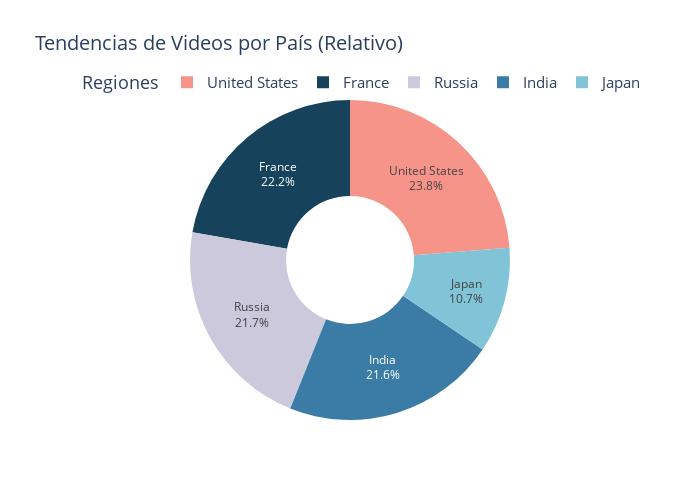

The cell this chart's notebook holds for it:
### Markdown cell above
## Análisis de la Proporción Porcentual de Cada Categoría en Tendencias (Semanal)

La categoría "Entertainment" tiene la proporción más alta durante todo el período analizado, alcanzando alrededor del 30% del total de videos en tendencias semanalmente. Esto indica que los videos de entretenimiento son consistentemente los más populares y predominantes en las tendencias.

Las categorías como "Comedy", "Film & Animation" y "Gaming" muestran proporciones más bajas, pero son relativamente estables a lo largo del tiempo, sin cambios abruptos en su representación.

Categorías como "Education", "Autos & Vehicles" y "Howto & Style" tienen una representación porcentual mucho menor (generalmente por debajo del 5%), indicando un interés más limitado o una menor prioridad en las tendencias.

No se observan cambios significativos en las proporciones a lo largo del tiempo, lo que sugiere que los patrones de consumo en las tendencias son consistentes y podrían estar influenciados por las preferencias del público o por los algoritmos de la plataforma.

## Conclusión General
El gráfico demuestra una clara dominancia de contenido de "Entertainment", seguido por categorías como "Comedy" y "Film & Animation". Aunque hay diversidad en las categorías representadas, la mayoría de ellas tienen una participación relativamente pequeña. Esto podría reflejar un sesgo hacia contenido ampliamente atractivo o comercial, dejando a las categorías más específicas con menos visibilidad en las tendencias.

### Code cell
# Crear un DataFrame consolidado con los datos de videos por región
consolidado_regiones = pd.concat([resultado['categorias_regiones'] for resultado in resultados]).groupby('region')['videos_count'].sum().reset_index()

# Crear el gráfico de pastel
fig = go.Figure(
    data=[go.Pie(
        labels=consolidado_regiones['region'],  # Etiquetas (regiones)
        values=consolidado_regiones['videos_count'],  # Valores (número de videos)
        hole=0.4,  # Para convertirlo en gráfico de dona
        textinfo='percent+label',  # Mostrar porcentaje y etiqueta
        marker=dict(colors=color_fill)  # Usar la paleta de colores definida
    )]
)

# Personalizar el diseño con configuración global
fig.update_layout(
    plot_bgcolor=color_fondo,  # Fondo definido
    title=dict(
        text="Tendencias de Videos por País (Relativo)",
        font=dict(size=20)  # Tamaño de título
    ),
    legend=dict(
        title="Regiones",
        orientation=form_leyendas['orientation'],  # Orientación horizontal
        y=form_leyendas['y'],  # Posición vertical
        yanchor=form_leyendas['yanchor'],  # Anclaje vertical
        font=form_leyendas['font']  # Estilo de fuente
    ),
    autosize=False,
    width=700,  # Ancho fijo
    height=500  # Altura fija
)

# Mostrar el gráfico
fig.show()

### Figure 1 — Plotly figure (JSON) as saved in the notebook; plotly's stock layout.template omitted (floating-point values rounded to 4 significant figures)
{"data": [{"hole": 0.4, "labels": ["France", "India", "Japan", "Russia", "United States"], "marker": {"colors": ["#16425b", "#3a7ca5", "#81c3d7", "#ccc9dc", "#F79489", "#F8AFA6", "#FADCD9", "#F9F1F0"]}, "textinfo": "percent+label", "type": "pie", "values": [73932, 71998, 35484, 72196, 79166]}], "layout": {"autosize": false, "height": 500, "legend": {"font": {"size": 15}, "orientation": "h", "title": {"text": "Regiones"}, "y": 1, "yanchor": "bottom"}, "plot_bgcolor": "#f2e8cf", "title": {"font": {"size": 20}, "text": "Tendencias de Videos por País (Relativo)"}, "width": 700}}
